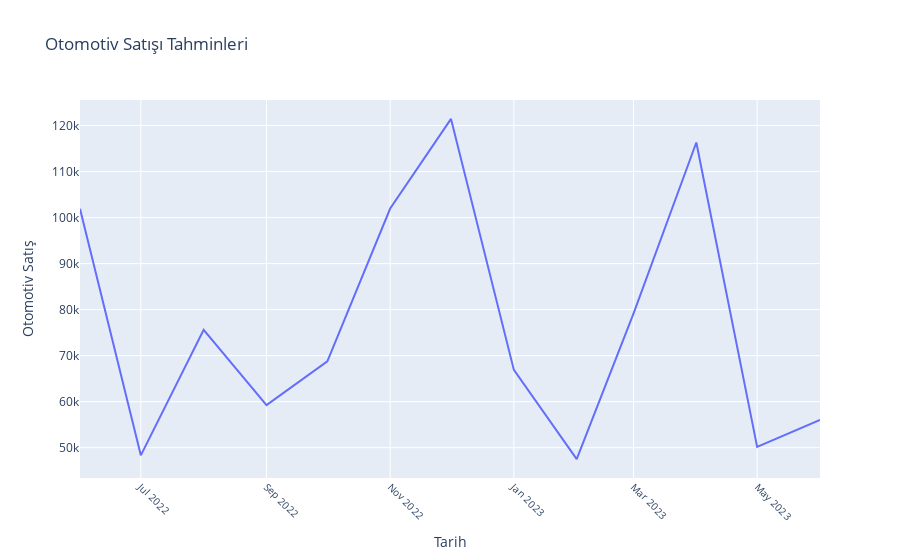

This figure's notebook cell:
### Code cell
import plotly.graph_objs as go
import plotly.offline as pyo
data = [go.Scatter(x=forecast_df_2['Date'], y=forecast_df_2['Predicted Otomotiv Satis'], mode='lines', name='Predicted Otomotiv Satis')]
layout = go.Layout(title='Otomotiv Satışı Tahminleri', xaxis=dict(title='Tarih', tickangle=45, tickfont=dict(size=10)), yaxis=dict(title='Otomotiv Satış'))
fig = go.Figure(data=data, layout=layout)
pyo.iplot(fig)

### Figure 1 — Plotly figure (JSON) as saved in the notebook; plotly's stock layout.template omitted (floating-point values rounded to 4 significant figures)
{"data": [{"mode": "lines", "name": "Predicted Otomotiv Satis", "type": "scatter", "x": ["2022-06-01T00:00:00", "2022-07-01T00:00:00", "2022-08-01T00:00:00", "2022-09-01T00:00:00", "2022-10-01T00:00:00", "2022-11-01T00:00:00", "2022-12-01T00:00:00", "2023-01-01T00:00:00", "2023-02-01T00:00:00", "2023-03-01T00:00:00", "2023-04-01T00:00:00", "2023-05-01T00:00:00", "2023-06-01T00:00:00"], "y": [101900.0, 48330.0, 75610.0, 59230.0, 68770.0, 102000.0, 121400.0, 66890.0, 47510.0, 79140.0, 116300.0, 50180.0, 56040.0]}], "layout": {"title": {"text": "Otomotiv Satışı Tahminleri"}, "xaxis": {"tickangle": 45, "tickfont": {"size": 10}, "title": {"text": "Tarih"}}, "yaxis": {"title": {"text": "Otomotiv Satış"}}}}
